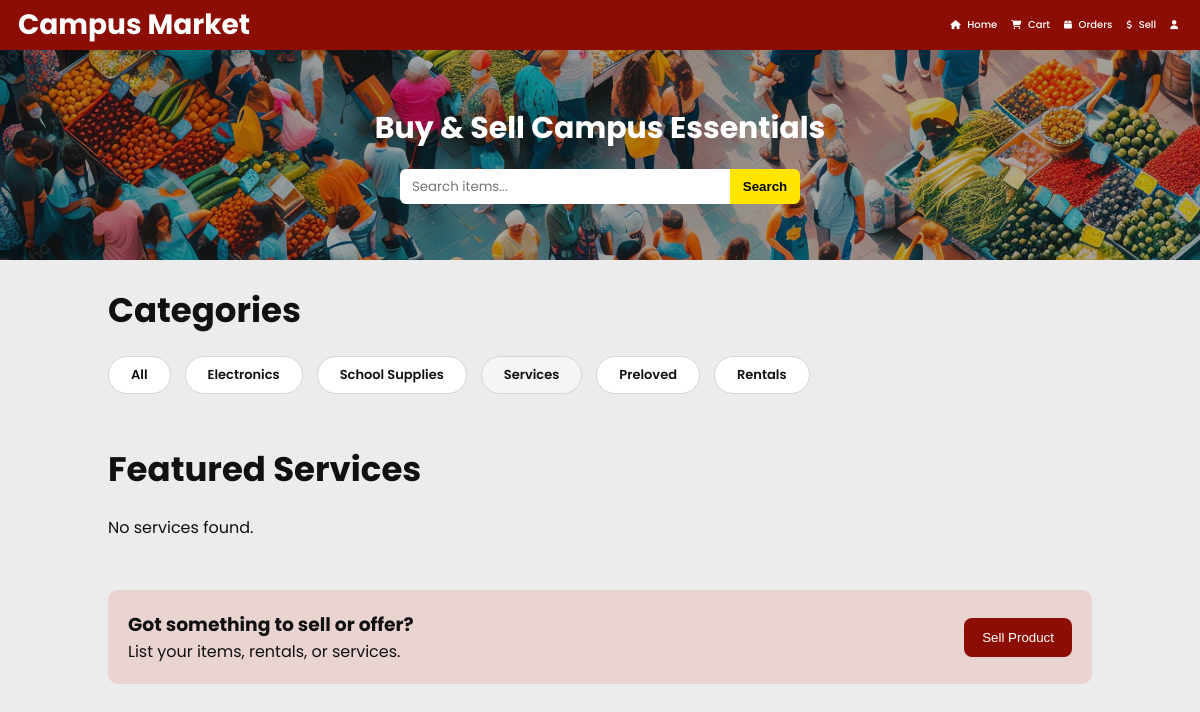
Page /index.php?category=3 (signed in) on the earlier database version.
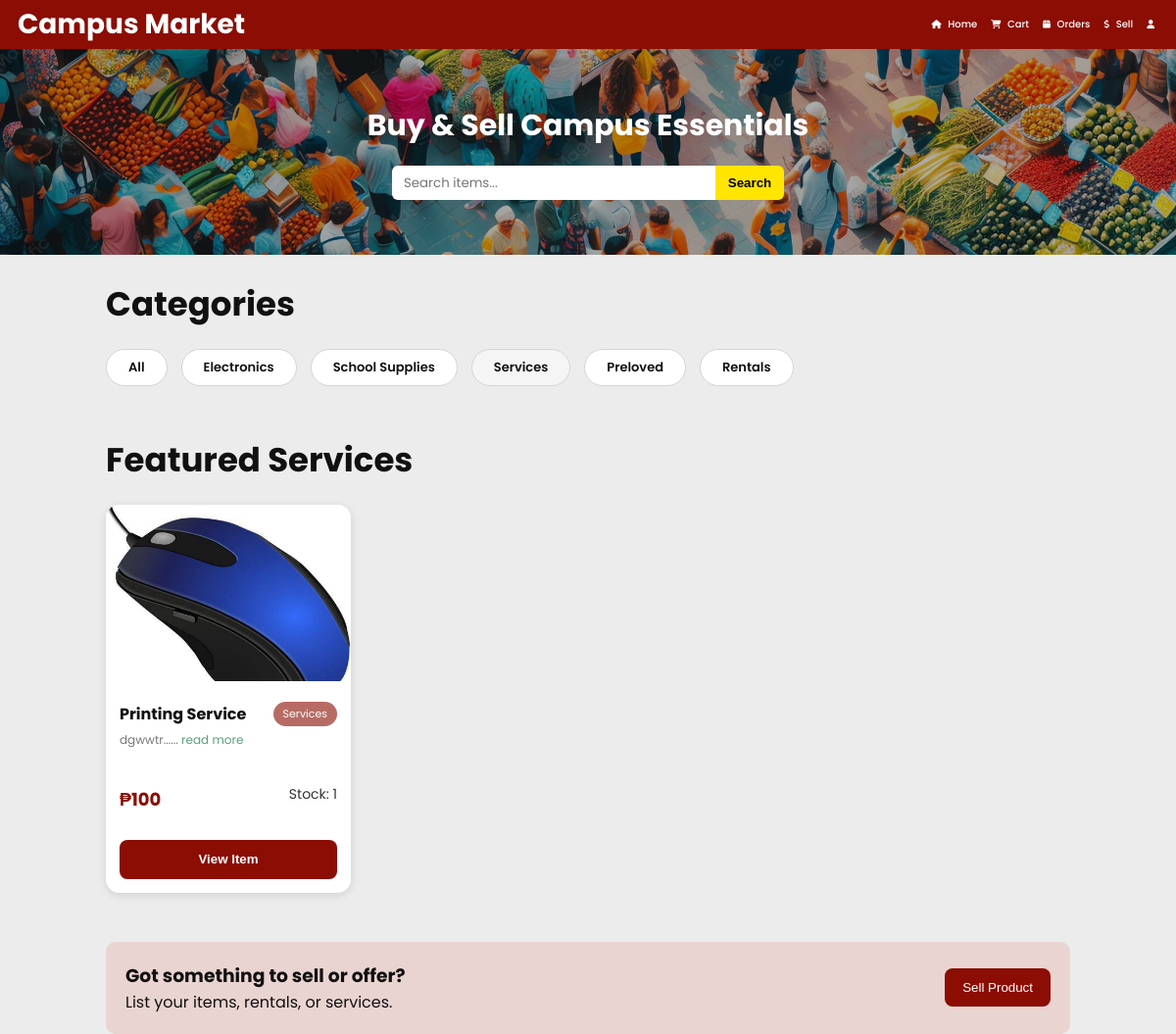
Same page on the later database version.
### tables this page shows
CREATE TABLE `products` (
  `prod_id` int(11) NOT NULL,
  `prod_name` varchar(255) NOT NULL,
  `prod_desc` text NOT NULL,
  `prod_price` decimal(10,2) NOT NULL,
  `prod_image` varchar(255) DEFAULT NULL,
  `prod_stock` int(11) NOT NULL DEFAULT 0,
  `location` varchar(255) DEFAULT NULL,
  `prod_duration` varchar(100) DEFAULT NULL,
  `user_id` int(11) NOT NULL,
  `category_id` int(11) DEFAULT NULL,
  `prod_location` varchar(255) DEFAULT NULL,
  `prod_rate_type` varchar(50) DEFAULT NULL
);

CREATE TABLE `categories` (
  `category_id` int(11) NOT NULL,
  `category_name` varchar(100) NOT NULL
);

### app/ProductRepository.php (called while the page is built, shortened)
<?php
require_once __DIR__ . '/Database.php';
class ProductRepository {
    private PDO $pdo;
    public function __construct() {
        $db = new Database();
        $this->pdo = $db->pdo;
    }
    public function getAll(): array {
        $stmt = $this->pdo->query("
            SELECT
                p.*,
                c.category_name
            FROM products p
            LEFT JOIN categories c
            ON p.category_id = c.category_id
            WHERE p.prod_stock > 0
        ");
        return $this->map($stmt->fetchAll(PDO::FETCH_ASSOC));
    }
    private function map(array $rows): array {
        $products = [];
        foreach ($rows as $row) {
            $products[] = new Product(
                $row['prod_id'],
                $row['user_id'],
                $row['prod_name'],
                $row['prod_desc'],
                $row['prod_price'],
                $row['prod_image'],
                $row['prod_stock'],
                $row['location'],
                $row['prod_duration'],
                $row['category_id'],
                $row['prod_rate_type'] ?? null,
                $row['category_name'] ?? null
            );
        }
        return $products;
    }
}

### app/Database.php (called while the page is built, shortened)
<?php
class Database {
    private string $host = "localhost";
    private string $db = "IskoHub_1";
    private string $user = "root";
    private string $pass = "";
    private string $charset = "utf8mb4";
    public function __construct() {
        $dsn = "mysql:host=$this->host;dbname=$this->db;charset=$this->charset";
        $this->pdo = new PDO($dsn, $this->user, $this->pass);
    }
}

### app/View.php (the view)
<?php
class View {
    public function renderProductCard(Product $product): string {
        $desc = $product->prod_desc ?? '';
        $shortDesc = strlen($desc) > 18
            ? substr($desc, 0, 18) . "......"
            : $desc . "......";
        $price = number_format((float)$product->prod_price, 0);
        $categoryId = (int)$product->category_id;
        if ($categoryId == 3) {
            $openFunction = "openService";
        } elseif ($categoryId == 5) {
            $openFunction = "openRental";
        } else {
            $openFunction = "openProduct";
        }
        return "
        <div class='card'>
            <img src='{$product->prod_image}' alt='product'>
            <div class='card-content'>
                <div class='card-top-row'>
                    <h3>{$product->prod_name}</h3>
                    <span class='category-tag'>{$product->category_name}</span>
                </div>
                <p class='card-description'>
                    {$shortDesc}
                    <a href='#' onclick='{$openFunction}({$product->prod_id}); return false;'>
                        read more
                    </a>
                </p>
                <div class='card-price-stock-row'>
                    <div class='price'>₱{$price}</div>
                    <div class='stock'>Stock: {$product->prod_stock}</div>
                </div>
                <button type='button' onclick='{$openFunction}({$product->prod_id})'>
                    View Item
                </button>
            </div>
        </div>
        ";
    }
    public function renderProducts(array $products): string {
        $html = "";
        foreach ($products as $product) {
            $html .= $this->renderProductCard($product);
        }
        return $html;
    }
}

### public/index.php (shortened to what this page needs)
<?php
require_once __DIR__. '/../app/ProductRepository.php';
require_once __DIR__. '/../app/View.php';
$repo = new ProductRepository();
$view = new View();
$search = $_GET['q'] ?? null;
$category = $_GET['category'] ?? null;
$products = $repo->getAll();
function filterByCategory($products, $allowedCategories, $selectedCategory = null) {
    return array_filter($products, function ($product) use ($allowedCategories, $selectedCategory) {
        if ($selectedCategory) {
            return in_array($product->category_id, $allowedCategories)
                && $product->category_id == $selectedCategory;
        }
        return in_array($product->category_id, $allowedCategories);
    });
}
$featured_services = filterByCategory($products, [3], $category);
?>
<!DOCTYPE html>
<html lang="en">
<head>
<link rel="stylesheet" href="../assets/index-style.css">
<link rel="stylesheet" href="https://cdnjs.cloudflare.com/ajax/libs/font-awesome/6.5.0/css/all.min.css">
</head>
<body>
<nav>
    <h1>Campus Market</h1>
    <div>
        <a href="index.php"><i class="fa-solid fa-house"></i> Home</a>
        <a href="cart.php"><i class="fa-solid fa-cart-shopping"></i> Cart</a>
        <a href="orders.php"><i class="fa-solid fa-box"></i> Orders</a>
        <a href="seller_dashboard.php"><i class="fa-solid fa-dollar-sign"></i> Sell</a>
        <a href="account.php"><i class="fa-solid fa-user"></i></a>
    </div>
</nav>
<section class="hero">
    <h2>Buy & Sell Campus Essentials</h2>
    <form method="GET" class="search-box">
        <input type="text" name="q" placeholder="Search items..."
               value="<?= htmlspecialchars($search ?? '') ?>">
        <button type="submit">Search</button>
    </form>
</section>
<div class="container">
<h2 class="section-title">Categories</h2>
<div class="categories">
    <a class="category <?= !$category ? 'active' : '' ?>" href="index.php">All</a>
    <a class="category <?= $category==1?'active':'' ?>" href="index.php?category=1">Electronics</a>
    <a class="category <?= $category==2?'active':'' ?>" href="index.php?category=2">School Supplies</a>
    <a class="category <?= $category==3?'active':'' ?>" href="index.php?category=3">Services</a>
    <a class="category <?= $category==4?'active':'' ?>" href="index.php?category=4">Preloved</a>
    <a class="category <?= $category==5?'active':'' ?>" href="index.php?category=5">Rentals</a>
</div>
<?php if (!$category || $category == 3): ?>
<div class="section-title">Featured Services</div>
<div class="grid">
    <?php if (empty($featured_services)): ?>
        <p>No services found.</p>
    <?php else: ?>
        <?= $view->renderProducts($featured_services); ?>
    <?php endif; ?>
</div>
<?php endif; ?>
<div style="margin-top:50px;background:#ead4d1;padding:20px;border-radius:10px;display:flex;justify-content:space-between;align-items:center;">
    <div>
        <h3>Got something to sell or offer?</h3>
        <p>List your items, rentals, or services.</p>
    </div>
    <a href="seller_dashboard.php">
        <button style="background:#8b0d04;color:white;border:none;padding:12px 18px;border-radius:8px;">
            Sell Product
        </button>
    </a>
</div>
</div>
</body>
</html>

### assets/index-style.css (style rules this page uses)
* { margin:0; padding:0; box-sizing:border-box; }
:root { --primary:#8b0d04; --accent:#ffe500; --bg:#ececec; --white:#ffffff; }
body { font-family:'Poppins',sans-serif; background:var(--bg); color:#111; }
a { text-decoration:none; }
nav { height:50px; background:#8b0d04; display:flex; justify-content:space-between; align-items:center; padding:0 18px; }
nav h1 { color:white; font-size:28px; font-weight:700; }
nav div { display:flex; align-items:center; gap:14px; }
nav a { color:white; font-size:10px; font-weight:500; }
nav i { margin-right:4px; font-size:9px; }
.hero { height:210px; background: linear-gradient(rgba(0,0,0,0.30), rgba(0,0,0,0.30)), url('../assets/cover.avif') center/cover no-repeat; display:flex; justify-content:center; align-items:center; flex-direction:column; }
.hero h2 { color:white; font-size:30px; margin-bottom:18px; font-weight:700; }
.search-box { display:flex; align-items:center; }
.search-box input { width:330px; height:35px; border:none; outline:none; padding:0 12px; border-radius:6px 0 0 6px; font-family:'Poppins',sans-serif; }
.search-box button { width:70px; height:35px; border:none; background:#ffe500; border-radius:0 6px 6px 0; font-weight:600; cursor:pointer; }
.container { width:82%; margin:auto; padding-top:25px; }
.section-title { font-size:34px; font-weight:700; margin-bottom:20px; }
.categories { display:flex; gap:14px; flex-wrap:wrap; margin-bottom:50px; }
.category { background:white; border:1px solid #d5d5d5; border-radius:30px; padding:8px 22px; color:#111; font-size:13px; font-weight:600; transition:0.2s; }
.category:hover, .category.active { background:#f5f5f5; }
.grid { display:flex; gap:25px; flex-wrap:wrap; }
.card { width:250px; background:white; border-radius:14px; overflow:hidden; box-shadow:0 2px 8px rgba(0,0,0,0.12); transition:0.2s; }
.card img { width:100%; height:180px; object-fit:cover; }
.card-content { padding:14px; }
.card h3 { font-size:18px; margin-bottom:5px; font-weight:700; }
.card p { font-size:12px; color:#777; }
.price { color:#8b0d04; font-weight:700; margin-top:10px; font-size:18px; }
.card button { width:100%; height:40px; border:none; background:#8b0d04; color:white; border-radius:8px; margin-top:12px; font-weight:600; cursor:pointer; }
.category-tag { background: #b76b64; color: #fff; font-size: 11px; padding: 5px 12px; border-radius: 14px; white-space: nowrap; flex-shrink: 0; }
.seller, .stock { font-size: 16px; color: #000; margin-bottom: 5px; }
.card-price-stock-row { display: flex; justify-content: space-between; align-items: center; margin: 28px 0 16px; }
.card-price-stock-row .stock { color: #333; font-size: 14px; margin: 0; }
.card-top-row { display: flex; justify-content: space-between; align-items: center; gap: 10px; margin-bottom: 6px; }
.card-top-row h3 { font-size: 16px; font-weight: 700; margin: 0; flex: 1; }
.category-tag { background: #b76b64; color: #fff; font-size: 11px; padding: 4px 10px; border-radius: 14px; white-space: nowrap; flex-shrink: 0; }
.card-description { font-size: 14px; color: #444; margin: 0; line-height: 1.4; }
.card-description a { color: #5b9d79; text-decoration: none; }

Differences in the rows shown:
added products: prod_image (picture), prod_name "Printing Service", category.category_name "Services", prod_desc "dgwwtr......", prod_price "100", prod_stock "1"
Other differences:
text no longer shown: "No services found."
